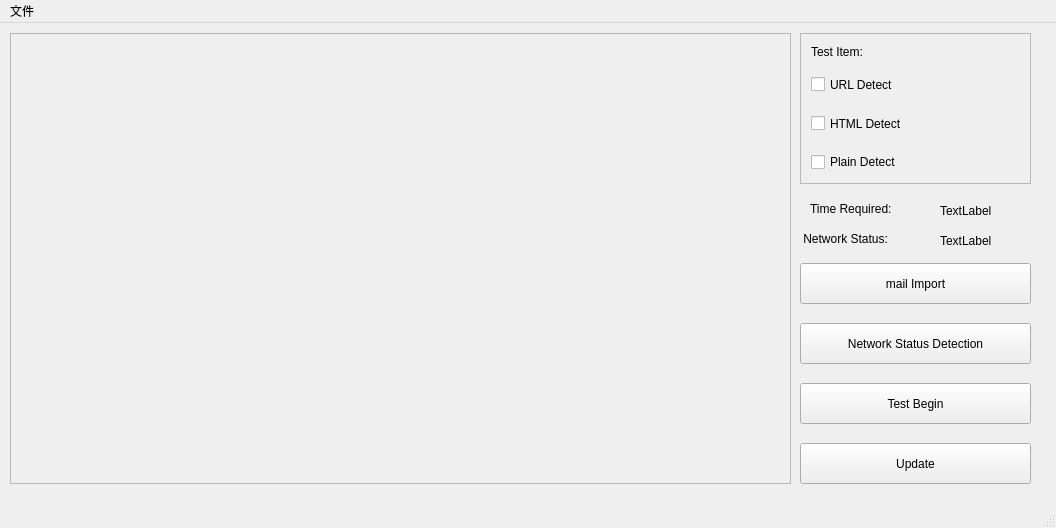
<?xml version="1.0" encoding="UTF-8"?>
<ui version="4.0">
 <author>KylinJiang</author>
 <class>MainWindow</class>
 <widget class="QMainWindow" name="MainWindow">
  <property name="geometry">
   <rect>
    <x>0</x>
    <y>0</y>
    <width>1056</width>
    <height>528</height>
   </rect>
  </property>
  <property name="windowTitle">
   <string>Phishing Email Filter</string>
  </property>
  <property name="unifiedTitleAndToolBarOnMac">
   <bool>false</bool>
  </property>
  <widget class="QWidget" name="centralwidget">
   <widget class="QPushButton" name="pushButton">
    <property name="geometry">
     <rect>
      <x>800</x>
      <y>360</y>
      <width>231</width>
      <height>41</height>
     </rect>
    </property>
    <property name="text">
     <string>Test Begin</string>
    </property>
   </widget>
   <widget class="QPushButton" name="pushButton_2">
    <property name="geometry">
     <rect>
      <x>800</x>
      <y>240</y>
      <width>231</width>
      <height>41</height>
     </rect>
    </property>
    <property name="text">
     <string>mail Import</string>
    </property>
   </widget>
   <widget class="QScrollArea" name="scrollArea">
    <property name="geometry">
     <rect>
      <x>10</x>
      <y>10</y>
      <width>781</width>
      <height>451</height>
     </rect>
    </property>
    <property name="widgetResizable">
     <bool>true</bool>
    </property>
    <widget class="QWidget" name="scrollAreaWidgetContents">
     <property name="geometry">
      <rect>
       <x>0</x>
       <y>0</y>
       <width>779</width>
       <height>449</height>
      </rect>
     </property>
    </widget>
   </widget>
   <widget class="QLabel" name="label_3">
    <property name="geometry">
     <rect>
      <x>810</x>
      <y>170</y>
      <width>121</width>
      <height>31</height>
     </rect>
    </property>
    <property name="text">
     <string>Time Required:</string>
    </property>
   </widget>
   <widget class="QPushButton" name="pushButton_3">
    <property name="geometry">
     <rect>
      <x>800</x>
      <y>300</y>
      <width>231</width>
      <height>41</height>
     </rect>
    </property>
    <property name="text">
     <string>Network Status Detection</string>
    </property>
   </widget>
   <widget class="QLabel" name="label_4">
    <property name="geometry">
     <rect>
      <x>940</x>
      <y>180</y>
      <width>72</width>
      <height>15</height>
     </rect>
    </property>
    <property name="text">
     <string>TextLabel</string>
    </property>
   </widget>
   <widget class="QLabel" name="label">
    <property name="geometry">
     <rect>
      <x>800</x>
      <y>200</y>
      <width>131</width>
      <height>31</height>
     </rect>
    </property>
    <property name="text">
     <string> Network Status:</string>
    </property>
   </widget>
   <widget class="QPushButton" name="pushButton_4">
    <property name="geometry">
     <rect>
      <x>800</x>
      <y>420</y>
      <width>231</width>
      <height>41</height>
     </rect>
    </property>
    <property name="text">
     <string>Update</string>
    </property>
   </widget>
   <widget class="QLabel" name="label_5">
    <property name="geometry">
     <rect>
      <x>940</x>
      <y>210</y>
      <width>72</width>
      <height>15</height>
     </rect>
    </property>
    <property name="text">
     <string>TextLabel</string>
    </property>
   </widget>
   <widget class="QScrollArea" name="scrollArea_2">
    <property name="geometry">
     <rect>
      <x>800</x>
      <y>10</y>
      <width>231</width>
      <height>151</height>
     </rect>
    </property>
    <property name="widgetResizable">
     <bool>true</bool>
    </property>
    <widget class="QWidget" name="scrollAreaWidgetContents_2">
     <property name="geometry">
      <rect>
       <x>0</x>
       <y>0</y>
       <width>229</width>
       <height>149</height>
      </rect>
     </property>
     <widget class="QCheckBox" name="checkBox_3">
      <property name="geometry">
       <rect>
        <x>10</x>
        <y>120</y>
        <width>151</width>
        <height>16</height>
       </rect>
      </property>
      <property name="text">
       <string>Plain Detect</string>
      </property>
     </widget>
     <widget class="QCheckBox" name="checkBox">
      <property name="geometry">
       <rect>
        <x>10</x>
        <y>40</y>
        <width>111</width>
        <height>21</height>
       </rect>
      </property>
      <property name="text">
       <string>URL Detect</string>
      </property>
     </widget>
     <widget class="QCheckBox" name="checkBox_2">
      <property name="geometry">
       <rect>
        <x>10</x>
        <y>80</y>
        <width>111</width>
        <height>19</height>
       </rect>
      </property>
      <property name="text">
       <string>HTML Detect</string>
      </property>
     </widget>
     <widget class="QLabel" name="label_2">
      <property name="geometry">
       <rect>
        <x>10</x>
        <y>10</y>
        <width>91</width>
        <height>16</height>
       </rect>
      </property>
      <property name="text">
       <string>Test Item:</string>
      </property>
     </widget>
    </widget>
   </widget>
  </widget>
  <widget class="QStatusBar" name="statusbar"/>
  <widget class="QMenuBar" name="menubar">
   <property name="geometry">
    <rect>
     <x>0</x>
     <y>0</y>
     <width>1056</width>
     <height>26</height>
    </rect>
   </property>
   <widget class="QMenu" name="menuFile">
    <property name="title">
     <string>文件</string>
    </property>
    <addaction name="open_eml"/>
   </widget>
   <addaction name="menuFile"/>
  </widget>
  <action name="open_eml">
   <property name="text">
    <string>打开eml文件</string>
   </property>
  </action>
 </widget>
 <resources/>
 <connections/>
</ui>
